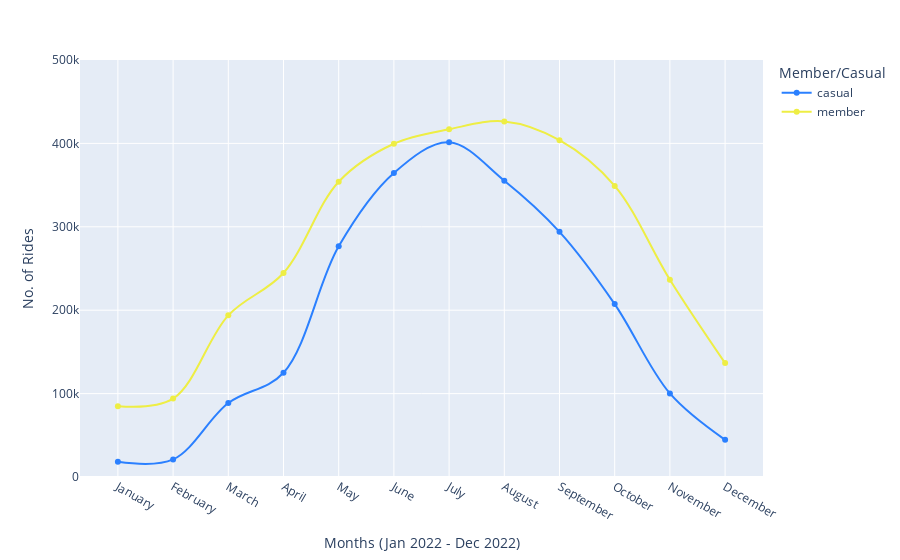

The notebook cell this image was saved under:
### Markdown cell above
From April to October there is a step increase in trips, this can be explained by seasonality. Winter months are not as appealing as summer ones for riding a bike.

Note that members´ curve increases in August, the same pattern does not happen with casuals. 

Because we do not have any way of determining if a casual ride is done by a tourist or local, it is not conclusive to explain trends.

### Code cell
# of rides by month
fig_4 = df1.groupby(['year', 'month', 'member_casual'], as_index=False).count()

px.line(fig_4, x = 'month', y = 'ride_id', range_y = [0,500000],
        color = 'member_casual', 
        line_shape = 'spline',
        markers=True, 
        labels = {'ride_id': 'No. of Rides', 'month': 'Months (Jan 2022 - Dec 2022)', 'member_casual': 'Member/Casual'},
        hover_name = 'member_casual', hover_data = {'member_casual': False, 'month': True, 'ride_id': True}, 
        color_discrete_map = {'casual': '#2b80ff', 'member': '#eeee44'})

### Figure 1 — Plotly figure (JSON) as saved in the notebook; plotly's stock layout.template omitted (floating-point values rounded to 4 significant figures)
{"data": [{"customdata": [["casual"], ["casual"], ["casual"], ["casual"], ["casual"], ["casual"], ["casual"], ["casual"], ["casual"], ["casual"], ["casual"], ["casual"]], "hovertemplate": "<b>%{hovertext}</b><br><br>Months (Jan 2022 - Dec 2022)=%{x}<br>No. of Rides=%{y}<extra></extra>", "hovertext": ["casual", "casual", "casual", "casual", "casual", "casual", "casual", "casual", "casual", "casual", "casual", "casual"], "legendgroup": "casual", "line": {"color": "#2b80ff", "dash": "solid", "shape": "spline"}, "marker": {"symbol": "circle"}, "mode": "lines+markers", "name": "casual", "orientation": "v", "showlegend": true, "type": "scatter", "x": ["January", "February", "March", "April", "May", "June", "July", "August", "September", "October", "November", "December"], "xaxis": "x", "y": [18287, 21097, 88700, 124972, 276596, 364489, 401320, 355299, 293958, 207355, 100164, 44569], "yaxis": "y"}, {"customdata": [["member"], ["member"], ["member"], ["member"], ["member"], ["member"], ["member"], ["member"], ["member"], ["member"], ["member"], ["member"]], "hovertemplate": "<b>%{hovertext}</b><br><br>Months (Jan 2022 - Dec 2022)=%{x}<br>No. of Rides=%{y}<extra></extra>", "hovertext": ["member", "member", "member", "member", "member", "member", "member", "member", "member", "member", "member", "member"], "legendgroup": "member", "line": {"color": "#eeee44", "dash": "solid", "shape": "spline"}, "marker": {"symbol": "circle"}, "mode": "lines+markers", "name": "member", "orientation": "v", "showlegend": true, "type": "scatter", "x": ["January", "February", "March", "April", "May", "June", "July", "August", "September", "October", "November", "December"], "xaxis": "x", "y": [84981, 94015, 193847, 244552, 354048, 399553, 416900, 426363, 403911, 349051, 236536, 136578], "yaxis": "y"}], "layout": {"autosize": true, "legend": {"title": {"text": "Member/Casual"}, "tracegroupgap": 0}, "margin": {"t": 60}, "xaxis": {"anchor": "y", "autorange": true, "domain": [0, 1], "range": [-0.6835, 11.68], "title": {"text": "Months (Jan 2022 - Dec 2022)"}, "type": "category"}, "yaxis": {"anchor": "x", "domain": [0, 1], "range": [0, 500000], "title": {"text": "No. of Rides"}, "type": "linear"}}}
